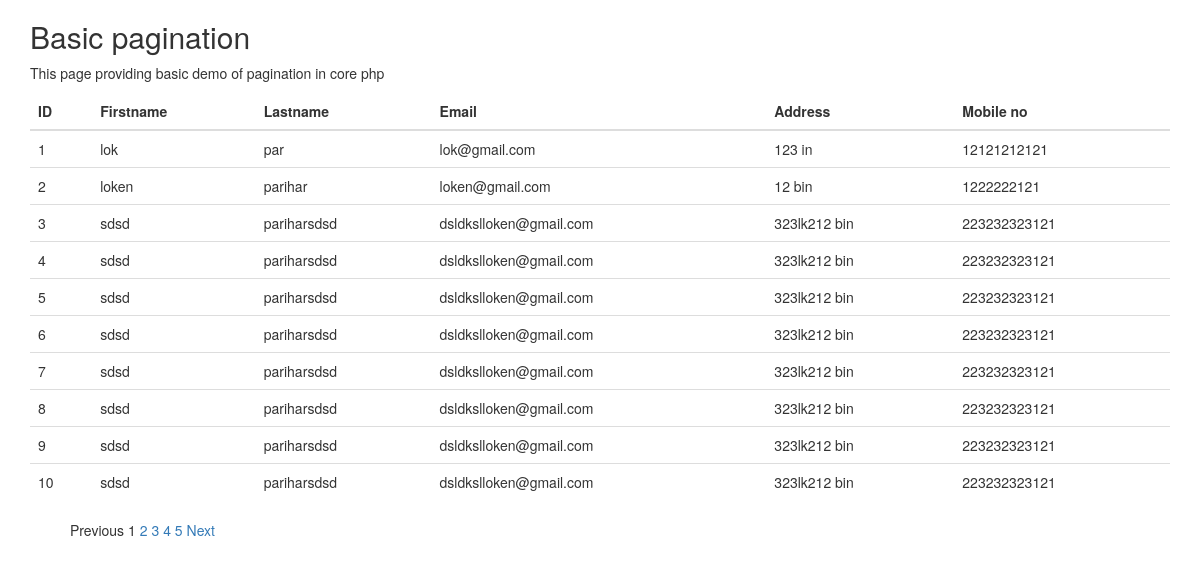
The page / on the database its author committed.
### tables this page shows
CREATE TABLE `users` (
  `id` int(10) NOT NULL,
  `first_name` varchar(255) NOT NULL,
  `last_name` varchar(255) NOT NULL,
  `email` varchar(255) NOT NULL,
  `address` varchar(255) NOT NULL,
  `mobile` varchar(255) NOT NULL
);

### dbconnection.php (called while the page is built, shortened)
<?php
$con = new mysqli('localhost', 'root', '', 'DBNAME');
$page_result = $con->query("Select * from users");
$limit = 10;
$total_page = floor($page_result->num_rows / $limit) + (($page_result->num_rows % $limit === 0) ? 0 : 1) ;
$page = 1;
$previous = 0;
$next = 2;
$offset = ($page * $limit) - $limit;
$result = $con->query("Select * from users limit " . $limit . " offset " . $offset);

### index.php (the view, shortened to what this page needs)
<?php
include('dbconnection.php');
?>
<!DOCTYPE html>
<html lang="en">
<head>
  <link rel="stylesheet" href="https://maxcdn.bootstrapcdn.com/bootstrap/3.3.7/css/bootstrap.min.css">
</head>
<body>
  <div class="container">
    <h2>Basic pagination</h2>
    <p>This page providing basic demo of pagination in core php</p>
    <?php
    if($result->num_rows > 0) {
      ?>
      <table class="table">
        <thead>
          <tr>
            <th>ID</th>
            <th>Firstname</th>
            <th>Lastname</th>
            <th>Email</th>
            <th>Address</th>
            <th>Mobile no</th>
          </tr>
        </thead>
        <tbody>
          <?php
          while ($data = $result->fetch_assoc()) {
            ?>
            <tr>
              <td><?php echo $data['id']; ?></td>
              <td><?php echo $data['first_name']; ?></td>
              <td><?php echo $data['last_name']; ?></td>
              <td><?php echo $data['email']; ?></td>
              <td><?php echo $data['address']; ?></td>
              <td><?php echo $data['mobile']; ?></td>
            </tr>
            <?php } ?>
          </tbody>
        </table>
        <?php
        include("pagination.php");
      } else {
        echo "<p>No data found.</p>";
      }
      ?>
    </div>
  </body>
  </html>

### pagination.php
<ul>
  <?php if($previous !== 0) { ?>
  <li style="display:inline;"><a <?php  echo "href=?page=".$previous ; ?> >Previous</a></li>
  <?php
} else {
  ?>
  <li style="display:inline;">Previous</li>
  <?php
}
for($i = 1; $i <= $total_page; $i++){
  if((isset($_GET['page']) && $i != $_GET['page']) || (empty($_GET['page']) && $i != 1)) {
    ?>
    <li style="display:inline;"><a href="?page=<?php echo $i; ?>"><?php echo $i; ?></a></li>
    <?php
  } else {
    ?>
    <li style="display:inline;"><?php echo $i; ?></li>
    <?php
  }
}
if($next !== 0) {
  ?>
  <li style="display:inline;"><a <?php echo "href=?page=".$next;  ?> >Next</a></li>
  <?php } else { ?>
  <li style="display:inline;">Next</li>
  <?php } ?>
</ul>

### rows shown on the page
users: id "1", first_name "lok", last_name "par", email "lok@gmail.com", address "123 in", mobile "12121212121"
users: id "2", first_name "loken", last_name "parihar", email "loken@gmail.com", address "12 bin", mobile "1222222121"
users: id "3", first_name "sdsd", last_name "pariharsdsd", email "dsldkslloken@gmail.com", address "323lk212 bin", mobile "223232323121"
users: id "4", first_name "sdsd", last_name "pariharsdsd", email "dsldkslloken@gmail.com", address "323lk212 bin", mobile "223232323121"
users: id "5", first_name "sdsd", last_name "pariharsdsd", email "dsldkslloken@gmail.com", address "323lk212 bin", mobile "223232323121"
users: id "6", first_name "sdsd", last_name "pariharsdsd", email "dsldkslloken@gmail.com", address "323lk212 bin", mobile "223232323121"
users: id "7", first_name "sdsd", last_name "pariharsdsd", email "dsldkslloken@gmail.com", address "323lk212 bin", mobile "223232323121"
users: id "8", first_name "sdsd", last_name "pariharsdsd", email "dsldkslloken@gmail.com", address "323lk212 bin", mobile "223232323121"
users: id "9", first_name "sdsd", last_name "pariharsdsd", email "dsldkslloken@gmail.com", address "323lk212 bin", mobile "223232323121"
users: id "10", first_name "sdsd", last_name "pariharsdsd", email "dsldkslloken@gmail.com", address "323lk212 bin", mobile "223232323121"
